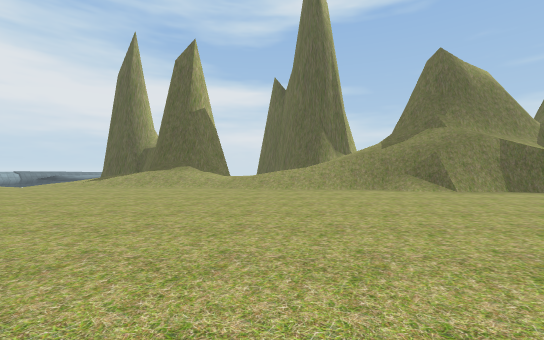
View 1 (above)

24 first-person views from a walk through a 3-D level made in the Unity game engine. The camera is 1.2 m above the floor, looks level and sees 90° across. The floor is counted in squares, 2 m on a side. Each view is taken from the middle of a square. On the plan, view 1 faces up. The plan holds only what a view shows up to about 9 squares ahead; the rest is blank. The place goes on beyond the plan. The player is left out. Some animated figures are not drawn. Some surface patterns are stand-ins.

View 2
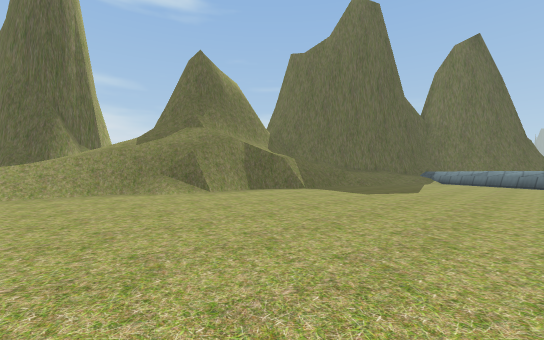

View 3
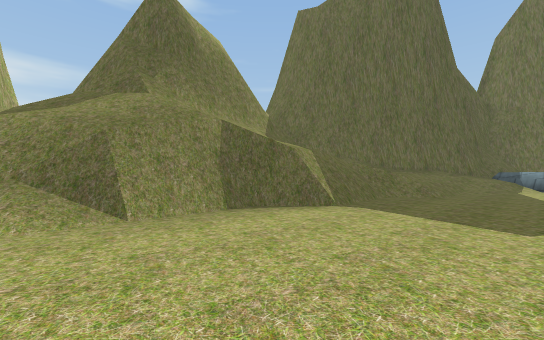

View 4
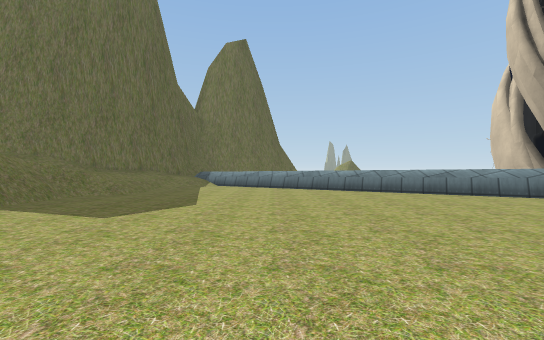

View 5
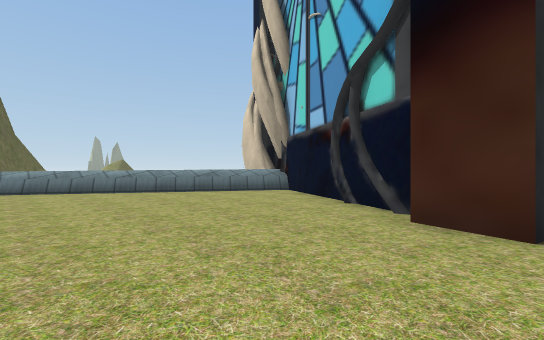

View 6
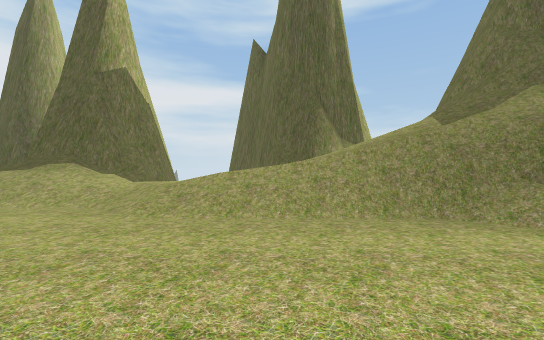

View 7
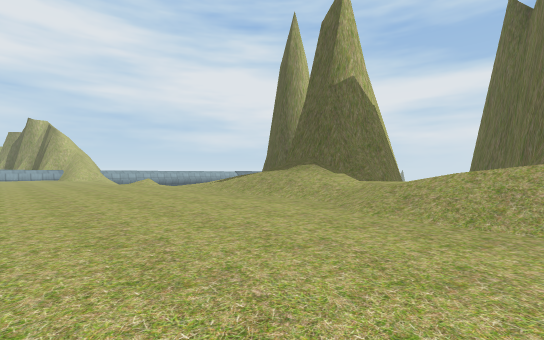

View 8
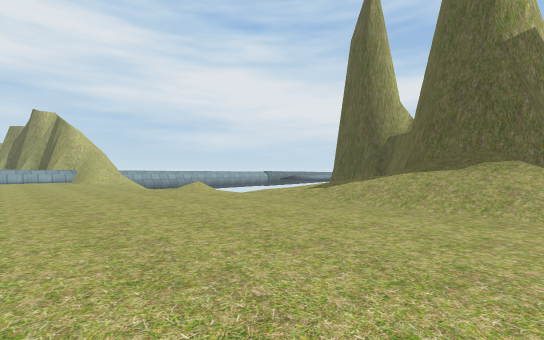

View 9
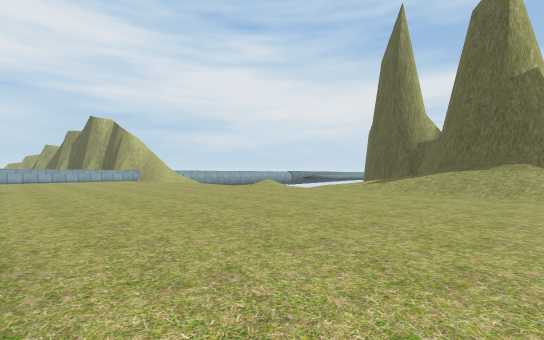

View 10
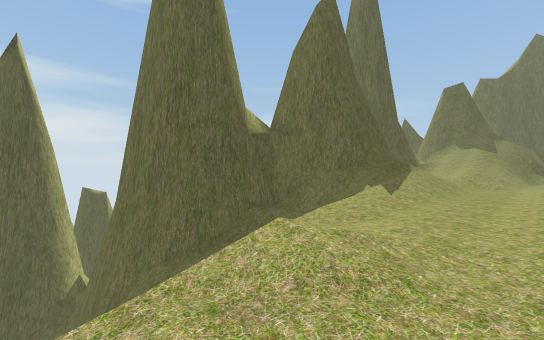

View 11
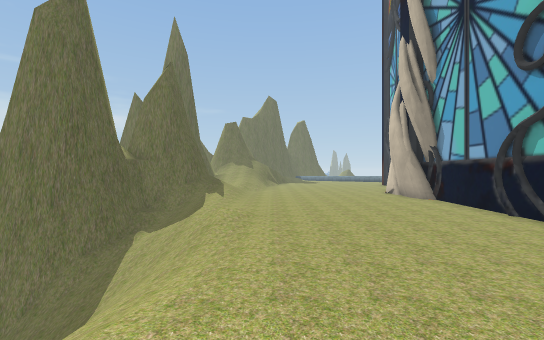

View 12
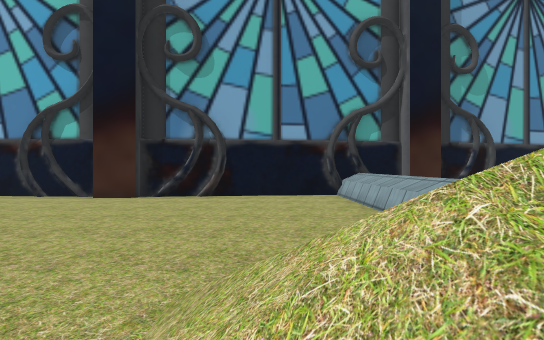

View 13
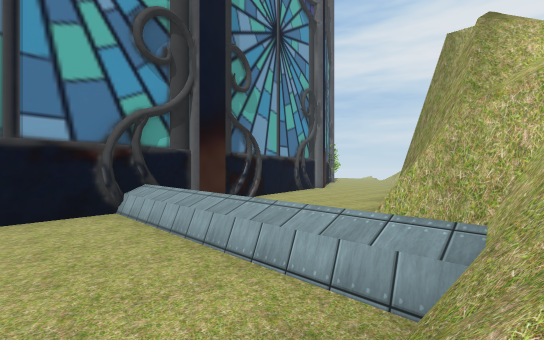

View 14
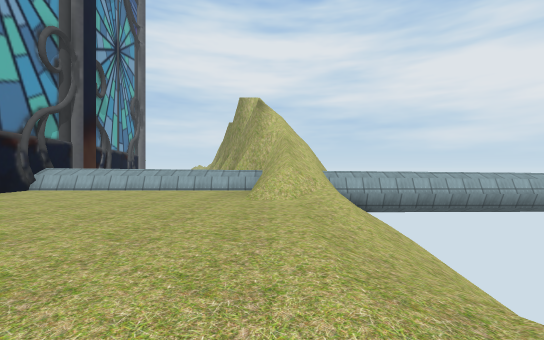

View 15
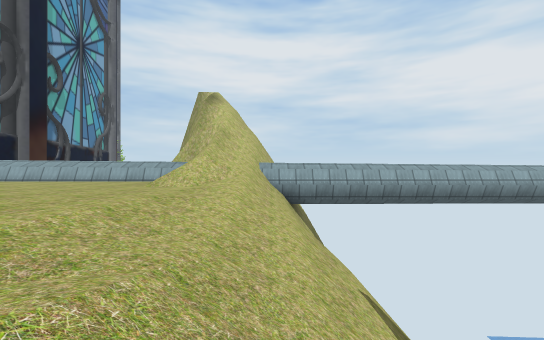

View 16
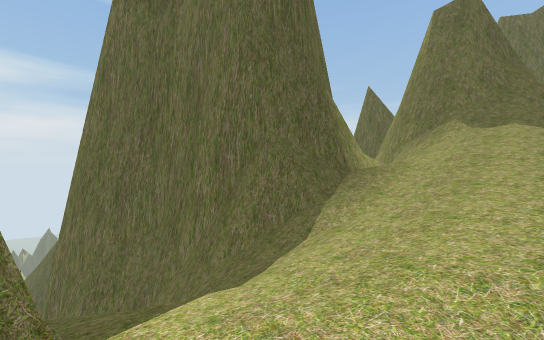

View 17
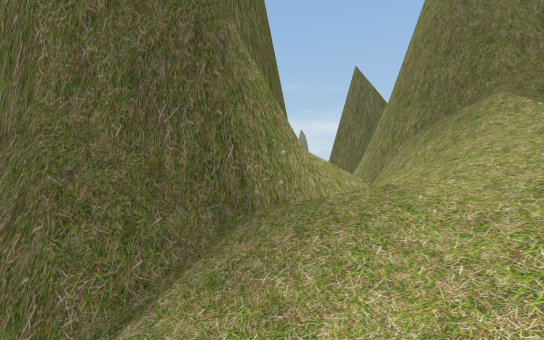

View 18
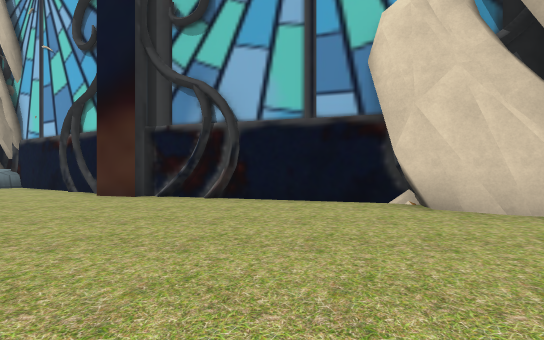

View 19
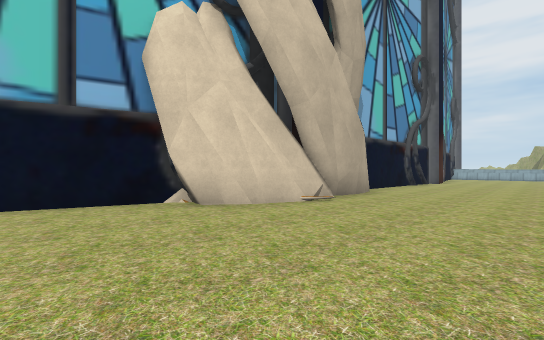

View 20
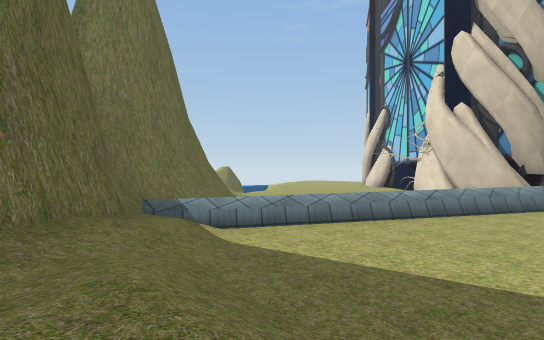

View 21
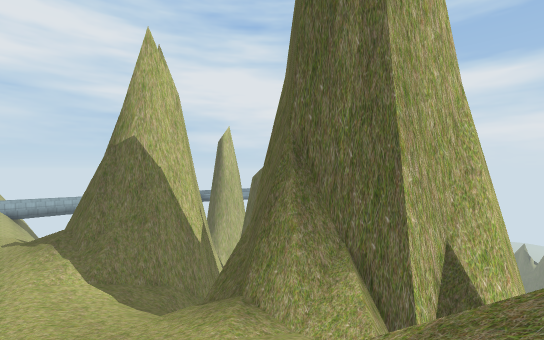

View 22
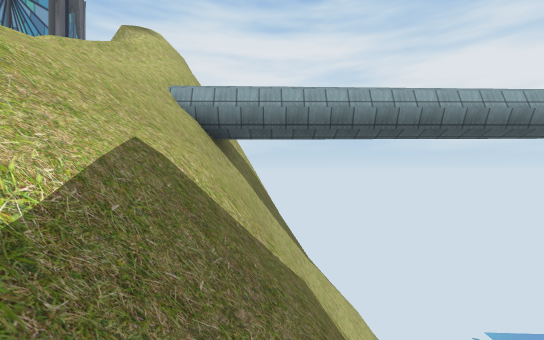

View 23
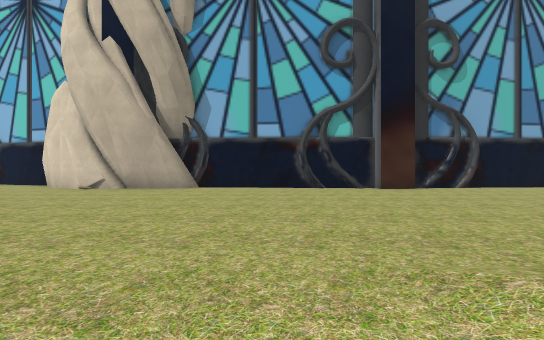

View 24
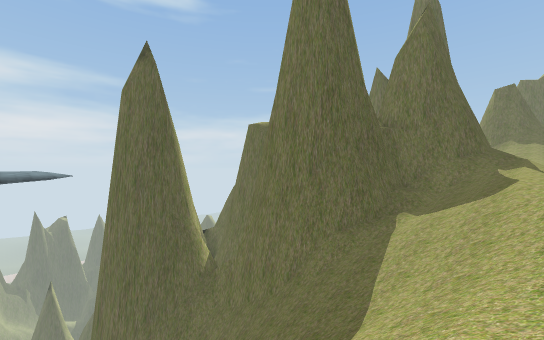

### Floor plan
Key: @ floor where view 1 was taken; # wall or solid block; . floor; / step, stairs or slope; = window, fence, low wall or low ledge; ^ raised ledge; v drop or lower ground.
Columns run from 22 left of view 1 to 17 right of it. Each row starts with its distance up from view 1.
 18    ^       v#
 17    ^       v#        #
 16    #       v#        ##       v#
 15 vv #      v/##     #vv#   #v  v#
 14 vv #      //#####  ##v#####vv###
 13 vv #   v  //////#####//###vv##
 12 vv #vvv/////////#####///////#
 11 vv #v///////////////////////#
 10 vv^^////////////////////////#######
  9 ##=//////////........////#////////##
  8  ###//..................../###// //##
  7   #^.........................===////##
  6   ^^............................/////##
  5   ^^...............................//=##
  4   ^^................................/=##
  3   ^^................................=  #
  2   ^^................................=  #
  1 #####################..............=
  0                     ##@............=
 -1                      ######.......=
 -2                           ###....#=
 -3                             ##...=
 -4                              ######
 -5                                   #

Positions as (right, up) in squares from view 1, and headings:
1: (0, 0), facing up
2: (1, 1), facing up-right
3: (4, 4), facing up-right
4: (4, 2), facing right
5: (4, 2), facing down-right
6: (1, 5), facing up
7: (1, 5), facing up-left
8: (-3, 5), facing up-left
9: (-3, 2), facing up-left
10: (-12, 8), facing up-right
11: (-18, 8), facing right
12: (-17, 9), facing down
13: (-17, 8), facing down-left
14: (-11, 8), facing left
15: (-11, 10), facing left
16: (-2, 10), facing up-right
17: (1, 11), facing up-right
18: (1, 5), facing down
19: (1, 5), facing down-left
20: (10, 7), facing down-right
21: (5, 10), facing up-left
22: (-13, 12), facing left
23: (-9, 10), facing down
24: (-16, 10), facing up-right
